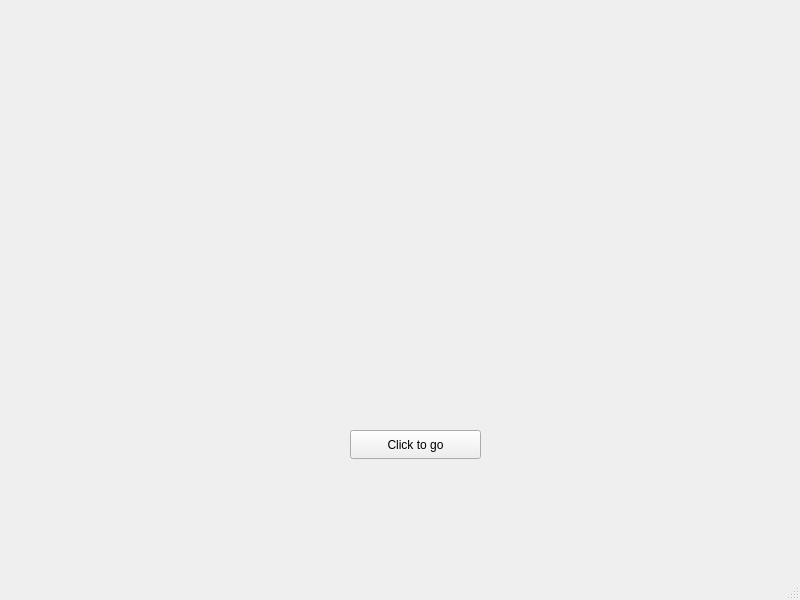
<?xml version="1.0" encoding="UTF-8"?>
<ui version="4.0">
 <class>MainWindow</class>
 <widget class="QMainWindow" name="MainWindow">
  <property name="geometry">
   <rect>
    <x>0</x>
    <y>0</y>
    <width>800</width>
    <height>600</height>
   </rect>
  </property>
  <property name="windowTitle">
   <string>MainWindow</string>
  </property>
  <widget class="QWidget" name="centralwidget">
   <widget class="QPushButton" name="pushButton">
    <property name="geometry">
     <rect>
      <x>350</x>
      <y>430</y>
      <width>131</width>
      <height>29</height>
     </rect>
    </property>
    <property name="text">
     <string>Click to go</string>
    </property>
   </widget>
  </widget>
  <widget class="QMenuBar" name="menubar">
   <property name="geometry">
    <rect>
     <x>0</x>
     <y>0</y>
     <width>800</width>
     <height>25</height>
    </rect>
   </property>
  </widget>
  <widget class="QStatusBar" name="statusbar"/>
 </widget>
 <resources/>
 <connections/>
</ui>
